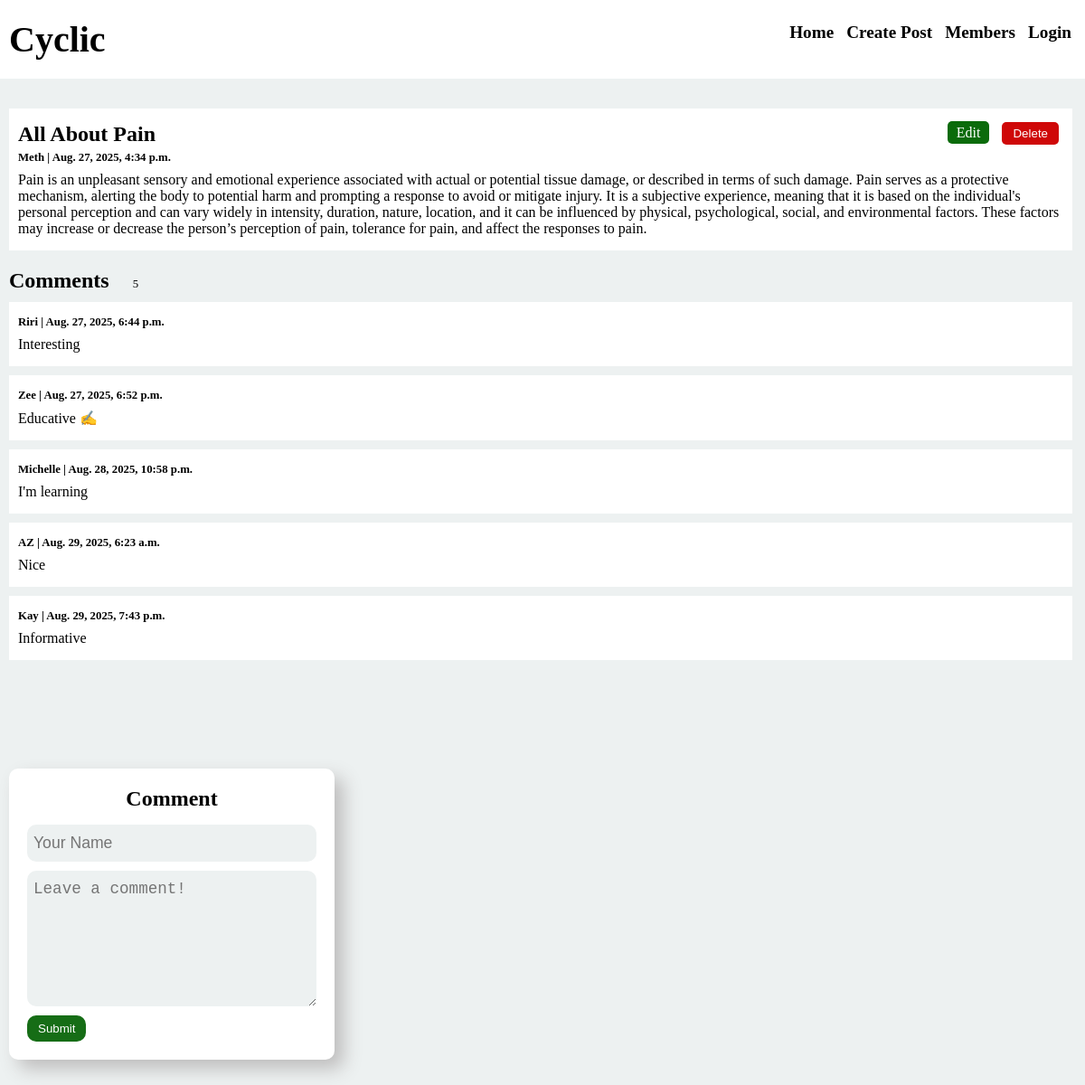
Screenshot of /post/3/ with the database file from the repository.
### post/models.py (models this page shows, shortened)
class Post(models.Model):
    author = models.ForeignKey(CustomUser, on_delete=models.CASCADE, related_name='author', default=1)
    title = models.CharField(max_length=100)
    body = models.CharField(max_length=100000)
    created_at = models.DateTimeField(auto_now_add=True)
    updated_at = models.DateTimeField(auto_now=True)
    status = models.IntegerField(choices=STATUS, default=0)
    class Meta:
        ordering = ['created_at']

class Comment(models.Model):
    name = models.CharField(max_length=20)
    post = models.ForeignKey(Post,on_delete=models.CASCADE,related_name='comments')
    body = models.TextField(default='This is the default')
    created_at = models.DateTimeField(default=datetime.now)
    class Meta:
        ordering = ['created_at']

### account/models.py (models this page shows)
class CustomUser(AbstractUser):
    is_admin = models.BooleanField(default=False)
    is_member = models.BooleanField(default=False)
    username = None
    email = models.EmailField(unique=True)
    groups = models.ManyToManyField(Group, related_name='custom_user_groups', blank=True)
    user_permissions = models.ManyToManyField(Permission, related_name='custom_user_permission', blank=True)
    USERNAME_FIELD = "email"
    REQUIRED_FIELDS = []
    objects = CustomBaseManager()
    def __str__(self):
        return self.first_name

### post/views.py (the view, shortened to what this page needs)
# urls.py: path('', include('post.urls')),
def post(request, pk):
    post = Post.objects.get(id=pk)
    form = CommentForm()
    comments = Comment.objects.filter(post=post)
    context = {
        'post':post,
        'comments':comments,
        'form': CommentForm(),
     }
    return render(request, 'post.html', context=context)

### post/forms.py
class CommentForm(forms.Form):
    name = forms.CharField(
        max_length=60,
        widget=forms.TextInput(
            attrs={"class": "form-control", "placeholder": "Your Name"}
        ),
    )
    body = forms.CharField(
        widget=forms.Textarea(
            attrs={"class": "form-control", "placeholder": "Leave a comment!"}
        )
    )

### templates/post.html (shortened to what this page needs)
{% extends 'base.html' %}
{% load static %}
{% block content %}
        <div class="wrapper">
            <div class="content">
                <div class="post-header">
                    <h2 class="title">All About Pain</h2>
                    <div class="action">
                        <a href="{% url 'edit_post' post.pk %}">Edit</a>
                        <form action="{% url 'delete_post' post.pk %}" method="post">
                            <button type="submit" onclick="return confirm('Are you sure you want to delete the post?')">Delete</button>
                        </form>
                    </div>
                </div>
                <p class="date">{{post.author}} | {{post.created_at}}</p>
                <p class="body">{{post.body}}</p>
            </div>
        </div>
        <div class="comments">
            <h2>Comments </h2><span>{{comments.count}}</span>
        </div>
        {% for comment in comments %}
        <div class="content">
            <p class="date">{{comment.name}} | {{comment.created_at}}</p>
            <p class="body">{{comment.body}}</p>
        </div>
        {% endfor %}
        <div class="comment-form">
            <h3>Comment</h3>
            <form action="" method="POST">
                <div>{{form.name}}</div>
                <div>{{form.body}}</div>
                <button type="submit">Submit</button>
            </form>
        </div>
{% endblock %}

### templates/base.html (shortened to what this page needs)
{% load static %}
<html lang="en">
<head>
    <link rel="stylesheet" href="{% static 'css/style.css' %}">
</head>
<body>
    <div class="header">
        <div class="app-name">
            <a href="{% url 'index' %}"><h1>Cyclic</h1></a>
        </div>
        <div class="nav-bar">
            <nav>
                <ul>
                    <li><a href="{% url 'index' %}">Home</a></li>
                    <li><a href="{% url 'create_post' %}">Create Post</a></li>
                    <li><a href="{% url 'members' %}">Members</a></li>
                    {% if user.is_authenticated %}
                    <li><a href="{% url 'logout' %}">Logout</a></li>
                    {% else %}
                    <li><a href="{% url 'login' %}">Login</a></li>
                    {% endif %}
                </ul>
            </nav>
        </div>
    </div>
    {% block content %}{% endblock %}
    </body>
</html>

### static/css/style.css (style rules this page uses)
* { box-sizing: border-box; margin: 0; padding: 0; }
body { background-color: rgb(237, 241, 241); padding-bottom: 1000px; }
.header { display: flex; justify-content: space-between; position: fixed; padding: 20px 10px; background-color: white; top: 0; right: 0; left: 0; }
.header a { text-decoration: none; }
.header a h1 { text-align: center; font-size: 2.5rem; color: #000; }
.nav-bar ul { list-style: none; }
.nav-bar ul li { display: inline-block; margin: 5px; }
.nav-bar ul li a { text-decoration: none; color: black; font-size: 1.2rem; font-weight: 600; }
.content { margin: 10px; padding: 15px 10px; background-color: white; max-width: 98%; }
.content a { text-decoration: none; color: black; }
.title { font-family: 'Lucida Sans' sans-serif; margin-bottom: 5px; }
.date { font-weight: bold; font-size: 0.8rem; margin-bottom: 8px; }
.wrapper { margin-top: 10%; }
.post-header { display: flex; justify-content: space-between; }
.post-header .title { font-family: 'Lucida Sans' sans-serif; margin-bottom: 5px; }
.action a, .action form { margin: 0 5px; display: inline; }
.post-header .action a { padding: 4px 10px; background-color: rgb(11, 107, 11); border: none; border-radius: 5px; color: #fff; text-decoration: none; }
.action form button { padding: 5px 12px; background-color: rgb(207, 8, 8); border: none; border-radius: 5px; color: #fff; }
.comments { margin: 10px; margin-top: 20px; }
.comments span, .comments h2 { display: inline; }
.comments span { font-size: 0.8rem; margin-left: 20px; }
.comment-form { margin-top: 10%; border-radius: 10px; box-shadow: 10px 10px 20px rgb(190, 189, 189); max-width: 30%; padding: 20px; background-color: white; margin-left: 10px; }
.comment-form h3 { font-size: 1.5rem; text-align: center; margin-bottom: 15px; }
.comment-form input { display: block; padding: 10px 7px; width: 100%; margin-bottom: 10px; border-radius: 10px; border: none; background-color: rgb(237, 241, 241); font-size: 1.1rem; }
.comment-form textarea { display: block; padding: 10px 7px; width: 100%; height: 150px; margin-bottom: 10px; border-radius: 10px; border: none; background-color: rgb(237, 241, 241); font-size: 1.1rem; }
.comment-form button { background-color: rgb(22, 109, 22); border-radius: 10px; padding: 7px 12px; border: none; color: #fff; }

### rows the page displays
Post: author "Meth", created_at "Aug. 27, 2025, 4:34 p.m.", body "Pain is an unpleasant sensory and emotional experience associated with actual or potential tissue damage, or described in terms of such damage. Pain serves as a protective mechanism, alerting the body to potential harm and prompting a response to avoid or mitigate injury. It is a subjective experience, meaning that it is based on the individual's personal perception and can vary widely in intensity, duration, nature, location, and it can be influenced by physical, psychological, social, and environmental factors. These factors may increase or decrease the person’s perception of pain, tolerance for pain, and affect the responses to pain."
Comment: name "Riri", created_at "Aug. 27, 2025, 6:44 p.m.", body "Interesting"
Comment: name "Zee", created_at "Aug. 27, 2025, 6:52 p.m.", body "Educative ✍"
Comment: name "Michelle", created_at "Aug. 28, 2025, 10:58 p.m.", body "I'm learning"
Comment: name "AZ", created_at "Aug. 29, 2025, 6:23 a.m.", body "Nice"
Comment: name "Kay", created_at "Aug. 29, 2025, 7:43 p.m.", body "Informative"

### other values shown
{{ comments.count }} "5"
